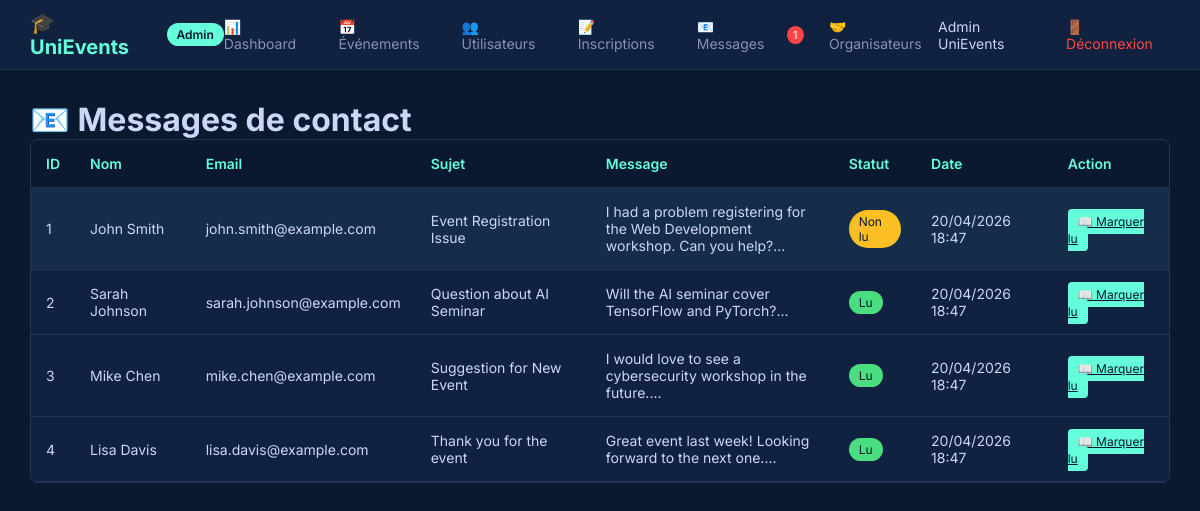
The app's page /manage_contacts.php (signed in) with its own data.
### tables this page shows
CREATE TABLE `contacts` (
  `id` int(11) NOT NULL,
  `name` varchar(100) NOT NULL,
  `email` varchar(150) NOT NULL,
  `subject` varchar(200) DEFAULT NULL,
  `message` text NOT NULL,
  `is_read` tinyint(1) DEFAULT 0,
  `sent_at` timestamp NOT NULL DEFAULT current_timestamp()
);

### manage_contacts.php (the view, shortened to what this page needs)
<?php
require_once 'header.php';
try {
    $stmt = $pdo->query("SELECT * FROM contacts ORDER BY sent_at DESC");
    $messages = $stmt->fetchAll();
} catch(PDOException $e) {
    $error = $e->getMessage();
}
?>
<h1>📧 Messages de contact</h1>
<div class="table-container">
    <table>
        <thead>
            <tr>
                <th>ID</th>
                <th>Nom</th>
                <th>Email</th>
                <th>Sujet</th>
                <th>Message</th>
                <th>Statut</th>
                <th>Date</th>
                <th>Action</th>
            </tr>
        </thead>
        <tbody>
            <?php foreach ($messages as $msg): ?>
                <tr style="<?php echo !$msg['is_read'] ? 'background: rgba(100, 255, 218, 0.05);' : ''; ?>">
                    <td><?php echo $msg['id']; ?></td>
                    <td><?php echo htmlspecialchars($msg['name']); ?></td>
                    <td><?php echo htmlspecialchars($msg['email']); ?></td>
                    <td><?php echo htmlspecialchars($msg['subject']); ?></td>
                    <td style="max-width: 300px;"><?php echo htmlspecialchars(substr($msg['message'], 0, 100)) . '...'; ?></td>
                    <td>
                        <?php if (!$msg['is_read']): ?>
                            <span class="status-badge status-en_attente">Non lu</span>
                        <?php else: ?>
                            <span class="status-badge status-approuve">Lu</span>
                        <?php endif; ?>
                    </td>
                    <td><?php echo date('d/m/Y H:i', strtotime($msg['sent_at'])); ?></td>
                    <td>
                        <a href="?mark_read=<?php echo $msg['id']; ?>" class="btn btn-primary btn-sm">📖 Marquer lu</a>
                    </td>
                </tr>
            <?php endforeach; ?>
        </tbody>
    </table>
</div>
<?php require_once 'footer.php'; ?>

### style_admin.css (style rules this page uses)
* { margin: 0; padding: 0; box-sizing: border-box; }
body { font-family: 'Inter', sans-serif; background: #0a192f; color: #ccd6f6; }
.table-container { background: #112240; border-radius: 8px; border: 1px solid #233554; overflow-x: auto; }
table { width: 100%; border-collapse: collapse; }
th, td { padding: 15px; text-align: left; border-bottom: 1px solid #233554; }
th { background: #0a192f; color: #64ffda; font-weight: 600; font-size: 14px; }
td { color: #ccd6f6; font-size: 14px; }
.btn { padding: 8px 16px; border-radius: 4px; border: none; cursor: pointer; font-size: 13px; transition: all 0.3s; }
.btn-primary { background: #64ffda; color: #0a192f; }
.btn-sm { padding: 5px 10px; font-size: 12px; }
.status-badge { display: inline-block; padding: 4px 10px; border-radius: 20px; font-size: 12px; }
.status-en_attente { background: #fbbf24; color: #0a192f; }
.status-approuve { background: #4ade80; color: #0a192f; }

### records on screen
contacts: id "1", name "John Smith", email "john.smith@example.com", subject "Event Registration Issue", message "I had a problem registering for the Web Development workshop. Can you help?", is_read "Non lu", sent_at "20/04/2026 18:47"
contacts: id "2", name "Sarah Johnson", email "sarah.johnson@example.com", subject "Question about AI Seminar", message "Will the AI seminar cover TensorFlow and PyTorch?", is_read "Lu", sent_at "20/04/2026 18:47"
contacts: id "3", name "Mike Chen", email "mike.chen@example.com", subject "Suggestion for New Event", message "I would love to see a cybersecurity workshop in the future.", is_read "Lu", sent_at "20/04/2026 18:47"
contacts: id "4", name "Lisa Davis", email "lisa.davis@example.com", subject "Thank you for the event", message "Great event last week! Looking forward to the next one.", is_read "Lu", sent_at "20/04/2026 18:47"

### other values on screen
$unreadNotifications "1"
$_SESSION['admin_name'] "Admin UniEvents"
